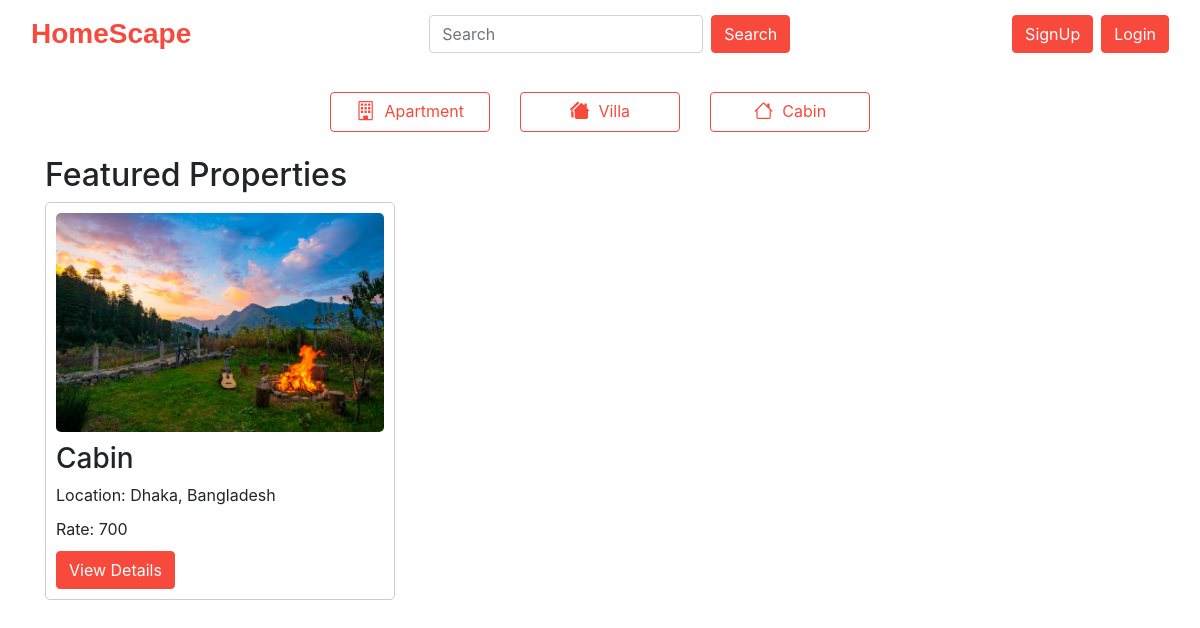
/, run on an earlier commit of the app's database.
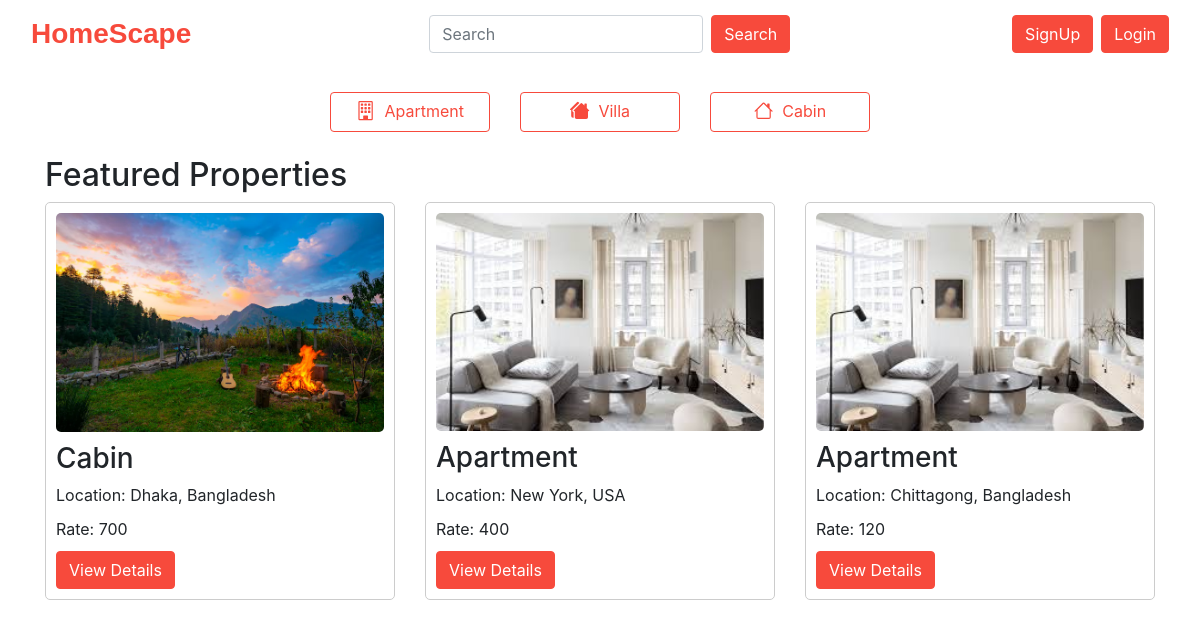
And on a later commit of the database.
### home/models.py (models this page shows)
class PropertyDetails(models.Model):
    ownwer_email = models.CharField(max_length=50)
    p_id = models.CharField(max_length=50, primary_key = True)
    property_name = models.CharField(max_length=50)
    country = models.CharField(max_length=50)
    city = models.CharField(max_length=50)
    det_loc = models.CharField(max_length=50)
    property_name = models.CharField(max_length=50)
    guest_num = models.IntegerField(default = 0)
    price = models.IntegerField()
    types = models.CharField(max_length=50)
    view = models.CharField(max_length=50)
    bed = models.CharField(max_length=50)
    common_space = models.CharField(max_length=50)
    tv = models.BooleanField()
    smoking = models.BooleanField()
    air_condition = models.BooleanField()
    bathroom = models.BooleanField()
    water_heater = models.BooleanField()
    parking = models.BooleanField()
    wifi = models.BooleanField()
    breakfast = models.BooleanField()
    verified = models.BooleanField(default = False)
    p_image1 = models.ImageField(null= True, upload_to='images/')
    p_image2 = models.ImageField(null= True, upload_to='images/')
    p_image3 = models.ImageField(null= True, upload_to='images/')
    p_image4 = models.ImageField(null= True, upload_to='images/')
    document = models.BooleanField(default = False)
    doc1 = models.FileField(upload_to='documents/')
    doc2 = models.FileField(upload_to='documents/')
    doc3 = models.FileField(upload_to='documents/')
    video = models.FileField(upload_to='videos/')
    voucher = models.IntegerField(default = 0)
    income = models.IntegerField(default = 0)

### home/views.py (the view)
# urls.py: path('', views.index, name = 'home'),
def index(request):
    if request.method == "POST":
        search = request.POST.get('search')
        types = request.POST.get('types')
        if search == None:
            search = l1[0]
        else:
            l1[0] = search
        place = search
        if len(search) == 0 and types == None:
            properties = PropertyDetails.objects.all()
        elif len(search) == 0 and types != None:
            properties = PropertyDetails.objects.filter(types__icontains=types)
            error = f'No {types} is enlisted'
        elif len(search) != 0 and types != None:
            search = search.replace(' ', '').lower()
            properties = PropertyDetails.objects.annotate(country_normalized=Func(Lower('country'), V(' '), V(''),
            function='replace'), city_normalized=Func(Lower('city'), V(' '), V(''), function='replace'),).filter(
            Q(country_normalized__icontains=search) | Q(city_normalized__icontains=search),
            types__icontains=types)
            if len(properties) != 0 and properties[0].city.lower().replace(' ','') == search:
                place = properties[0].city
                l1[0] = place
            elif len(properties) != 0:
                place = properties[0].country
                l1[0] = place
            error = f'{types}s can\'t be found in {place}'
            if len(properties) != 0:
                messages.success(request,f'{types}s in {place}')
        elif len(search) != 0 and types == None:
            search = search.lower().replace(' ', '')
            properties = PropertyDetails.objects.annotate(country_normalized=Func(Lower('country'), V(' '), V(''),
            function='replace'), city_normalized=Func(Lower('city'), V(' '), V(''), function='replace'),).filter(
            Q(country_normalized__icontains=search) | Q(city_normalized__icontains=search))
            print(properties)
            if len(properties) != 0 and properties[0].city.lower().replace(' ','') == search:
                place = properties[0].city
                l1[0] = place
            elif len(properties) != 0:
                place = properties[0].country
                l1[0] = place
            error = f'{place} can\'t be found'
        if len(properties) == 0:
            messages.error(request,error)
            properties = PropertyDetails.objects.all()
    else:
        place = ''
        properties = PropertyDetails.objects.all()
    return render(request, 'index.html',{'properties': properties, 'place':place})

### templates/index.html (shortened to what this page needs)
<!DOCTYPE html>
<html lang="en">
<head>
<link rel="stylesheet" href="https://cdn.jsdelivr.net/npm/bootstrap@4.5.3/dist/css/bootstrap.min.css"
integrity="sha384-TX8t27EcRE3e/ihU7zmQxVncDAy5uIKz4rEkgIXeMed4M0jlfIDPvg6uqKI2xXr2">
</head>
<body>
<nav class="navbar navbar-expand-lg bg-body-tertiary">
  <div class="container-fluid">
    <a class="navbar-brand" href="">HomeScape</a>
    <div class="collapse navbar-collapse" id="navbarSupportedContent">
      <form class="form-inline my-2 my-lg-0 mx-auto" method = 'POST' action = '/'>
        <input class="form-control mr-2" type="search" placeholder="Search" aria-label="Search"
        value = "{{ place }}" name = 'search' id = 'search'>
        <button class="btn btn-search my-2 my-sm-0" type="submit">Search</button>
      </form>
      <a class="btn btn-search my-2 my-sm-0" href="/signup" role="button">SignUp</a>
      <a class="btn btn-search my-2 my-sm-0 ml-2" href="/login" role="button">Login</a>
    </div>
  </div>
</nav>
<div class="container mt-4">
  <div class="row justify-content-center align-items-center">
    <div class="col-md-2">
      <form method = 'POST' action = '/'>
        <button type="submit" class="btn btn-light btn-block">
          Apartment
        </button>
      </form>
    </div>
    <div class="col-md-2">
      <form method = 'POST' action = '/'>
        <button type="submit" class="btn btn-light btn-block">
          Villa
        </button>
      </form>
    </div>
    <div class="col-md-2">
      <form method = 'POST' action = '/'>
        <button type="submit" class="btn btn-light btn-block">
          Cabin
        </button>
      </form>
    </div>
  </div>
</div>
<div class="container mt-4">
  <h2>Featured Properties</h2>
  <div class="row">
    {% for property in properties %}
    {% if property.verified %}
    <div class="col-md-4">
      <div class="property-card">
        <img src="{{ property.p_image1.url }}" alt="{{ property.types }}">
        <h3>{{property.types}}</h3>
        <p>Location: {{ property.city }}, {{property.country}}</p>
        <p>Rate: {{property.price}}</p>
        <a href="/property_det/{{ property.p_id }}/" class="btn btn-search my-2 my-sm-0">View Details</a>
      </div>
    </div>
    {% endif %}
    {% endfor %}
  </div>
</div>
</body>
</html>

What changed in the data, as far as the page shows it:
added PropertyDetails: p_image1 (picture), types "Apartment", city "New York", country "USA", price "400"
added PropertyDetails: p_image1 (picture), types "Apartment", city "Chittagong", country "Bangladesh", price "120"
